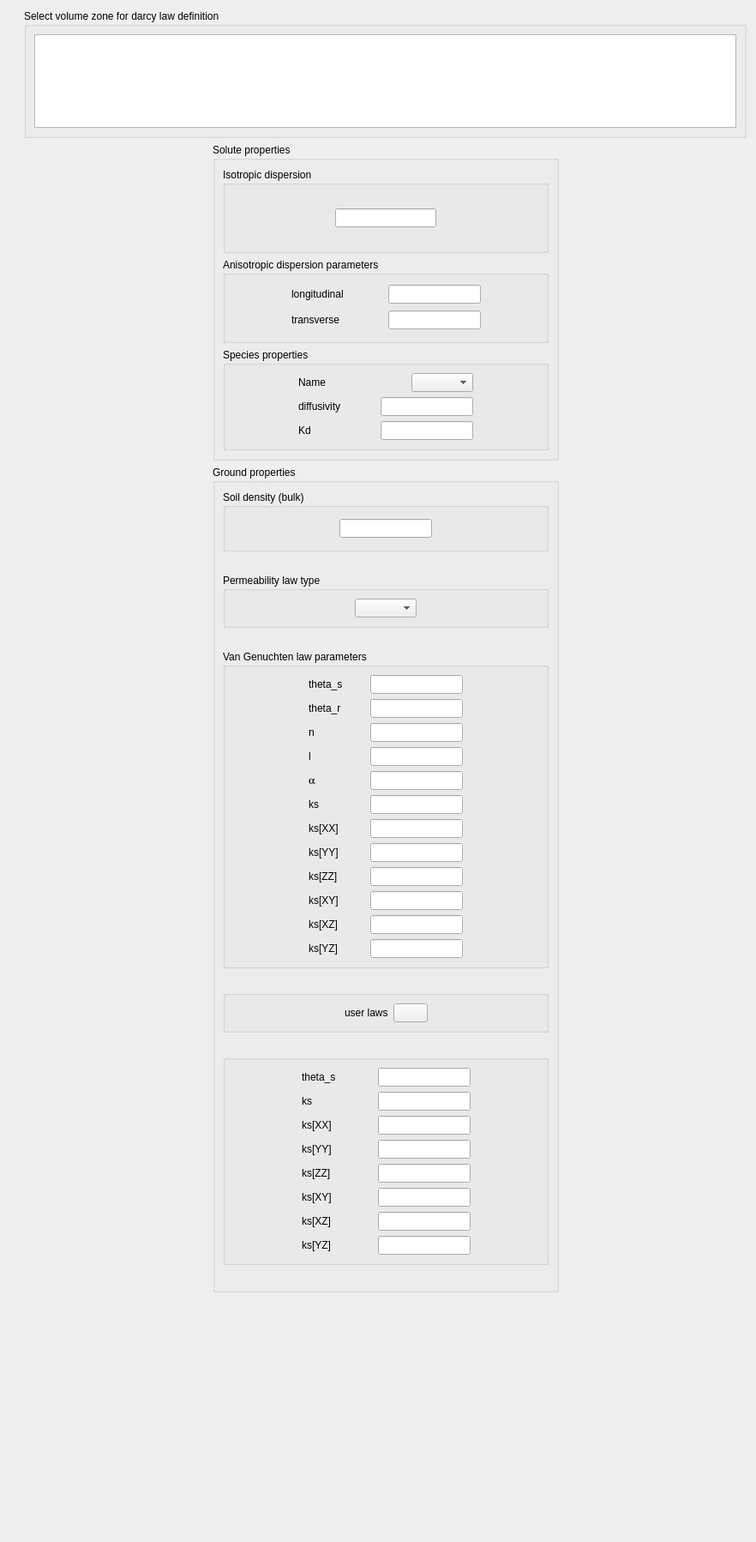
<?xml version="1.0" encoding="UTF-8"?>
<ui version="4.0">
 <class>GroundwaterLawForm</class>
 <widget class="QWidget" name="GroundwaterLawForm">
  <property name="geometry">
   <rect>
    <x>0</x>
    <y>0</y>
    <width>882</width>
    <height>1798</height>
   </rect>
  </property>
  <property name="windowTitle">
   <string>Form</string>
  </property>
  <layout class="QGridLayout" name="gridLayout_12">
   <item row="0" column="1">
    <widget class="QGroupBox" name="groupBoxZones">
     <property name="maximumSize">
      <size>
       <width>16777215</width>
       <height>150</height>
      </size>
     </property>
     <property name="title">
      <string>Select volume zone for darcy law definition</string>
     </property>
     <layout class="QGridLayout">
      <item row="0" column="0">
       <widget class="QTreeView" name="treeView">
        <property name="indentation">
         <number>0</number>
        </property>
        <property name="rootIsDecorated">
         <bool>false</bool>
        </property>
       </widget>
      </item>
     </layout>
    </widget>
   </item>
   <item row="1" column="1">
    <layout class="QHBoxLayout" name="horizontalLayout_5">
     <item>
      <spacer name="horizontalSpacer_11">
       <property name="orientation">
        <enum>Qt::Horizontal</enum>
       </property>
       <property name="sizeHint" stdset="0">
        <size>
         <width>2</width>
         <height>88</height>
        </size>
       </property>
      </spacer>
     </item>
     <item>
      <layout class="QVBoxLayout" name="verticalLayout_3">
       <item>
        <widget class="QGroupBox" name="groupBoxSoluteProperties">
         <property name="title">
          <string>Solute properties</string>
         </property>
         <layout class="QGridLayout" name="gridLayout_10">
          <item row="0" column="0">
           <layout class="QVBoxLayout" name="verticalLayout_2">
            <item>
             <widget class="QGroupBox" name="groupBoxIsotropicDispersion">
              <property name="title">
               <string>Isotropic dispersion</string>
              </property>
              <layout class="QGridLayout" name="gridLayout_8">
               <item row="0" column="0">
                <layout class="QHBoxLayout" name="horizontalLayout_2">
                 <item>
                  <spacer name="horizontalSpacer_19">
                   <property name="orientation">
                    <enum>Qt::Horizontal</enum>
                   </property>
                   <property name="sizeHint" stdset="0">
                    <size>
                     <width>46</width>
                     <height>20</height>
                    </size>
                   </property>
                  </spacer>
                 </item>
                 <item>
                  <widget class="QLineEdit" name="lineEditDispersion"/>
                 </item>
                 <item>
                  <spacer name="horizontalSpacer_20">
                   <property name="orientation">
                    <enum>Qt::Horizontal</enum>
                   </property>
                   <property name="sizeHint" stdset="0">
                    <size>
                     <width>45</width>
                     <height>58</height>
                    </size>
                   </property>
                  </spacer>
                 </item>
                </layout>
               </item>
              </layout>
             </widget>
            </item>
            <item>
             <widget class="QGroupBox" name="groupBoxAnisotropicDispersion">
              <property name="title">
               <string>Anisotropic dispersion parameters</string>
              </property>
              <layout class="QGridLayout" name="gridLayout_9">
               <item row="0" column="2">
                <spacer name="horizontalSpacer_16">
                 <property name="orientation">
                  <enum>Qt::Horizontal</enum>
                 </property>
                 <property name="sizeHint" stdset="0">
                  <size>
                   <width>45</width>
                   <height>58</height>
                  </size>
                 </property>
                </spacer>
               </item>
               <item row="0" column="0">
                <spacer name="horizontalSpacer_17">
                 <property name="orientation">
                  <enum>Qt::Horizontal</enum>
                 </property>
                 <property name="sizeHint" stdset="0">
                  <size>
                   <width>45</width>
                   <height>58</height>
                  </size>
                 </property>
                </spacer>
               </item>
               <item row="0" column="1">
                <layout class="QGridLayout" name="gridLayout_4">
                 <item row="0" column="0">
                  <widget class="QLabel" name="labelLongitudinal">
                   <property name="text">
                    <string>longitudinal</string>
                   </property>
                  </widget>
                 </item>
                 <item row="0" column="1">
                  <spacer name="horizontalSpacer_15">
                   <property name="orientation">
                    <enum>Qt::Horizontal</enum>
                   </property>
                   <property name="sizeHint" stdset="0">
                    <size>
                     <width>46</width>
                     <height>20</height>
                    </size>
                   </property>
                  </spacer>
                 </item>
                 <item row="0" column="2">
                  <widget class="QLineEdit" name="lineEditLongitudinal"/>
                 </item>
                 <item row="1" column="0">
                  <widget class="QLabel" name="labelTransverse">
                   <property name="text">
                    <string>transverse</string>
                   </property>
                  </widget>
                 </item>
                 <item row="1" column="1">
                  <spacer name="horizontalSpacer_14">
                   <property name="orientation">
                    <enum>Qt::Horizontal</enum>
                   </property>
                   <property name="sizeHint" stdset="0">
                    <size>
                     <width>46</width>
                     <height>20</height>
                    </size>
                   </property>
                  </spacer>
                 </item>
                 <item row="1" column="2">
                  <widget class="QLineEdit" name="lineEditTransverse"/>
                 </item>
                </layout>
               </item>
              </layout>
             </widget>
            </item>
            <item>
             <widget class="QGroupBox" name="groupBoxDiff">
              <property name="title">
               <string>Species properties</string>
              </property>
              <layout class="QGridLayout" name="gridLayout_5">
               <item row="0" column="0">
                <spacer>
                 <property name="orientation">
                  <enum>Qt::Horizontal</enum>
                 </property>
                 <property name="sizeHint" stdset="0">
                  <size>
                   <width>40</width>
                   <height>20</height>
                  </size>
                 </property>
                </spacer>
               </item>
               <item row="0" column="1">
                <layout class="QVBoxLayout" name="verticalLayout">
                 <item>
                  <layout class="QHBoxLayout" name="horizontalLayout_7">
                   <item>
                    <widget class="QLabel" name="label">
                     <property name="text">
                      <string>Name</string>
                     </property>
                    </widget>
                   </item>
                   <item>
                    <spacer name="horizontalSpacer_45">
                     <property name="orientation">
                      <enum>Qt::Horizontal</enum>
                     </property>
                     <property name="sizeHint" stdset="0">
                      <size>
                       <width>40</width>
                       <height>20</height>
                      </size>
                     </property>
                    </spacer>
                   </item>
                   <item>
                    <widget class="QComboBox" name="comboBoxNameDiff"/>
                   </item>
                  </layout>
                 </item>
                 <item>
                  <layout class="QHBoxLayout" name="horizontalLayout_6">
                   <item>
                    <widget class="QLabel" name="label_2">
                     <property name="text">
                      <string>diffusivity</string>
                     </property>
                    </widget>
                   </item>
                   <item>
                    <spacer name="horizontalSpacer_46">
                     <property name="orientation">
                      <enum>Qt::Horizontal</enum>
                     </property>
                     <property name="sizeHint" stdset="0">
                      <size>
                       <width>40</width>
                       <height>20</height>
                      </size>
                     </property>
                    </spacer>
                   </item>
                   <item>
                    <widget class="QLineEdit" name="lineEditDiffusivity"/>
                   </item>
                  </layout>
                 </item>
                 <item>
                  <layout class="QHBoxLayout" name="horizontalLayout_3">
                   <item>
                    <widget class="QLabel" name="label_4">
                     <property name="text">
                      <string>Kd</string>
                     </property>
                    </widget>
                   </item>
                   <item>
                    <spacer name="horizontalSpacer_47">
                     <property name="orientation">
                      <enum>Qt::Horizontal</enum>
                     </property>
                     <property name="sizeHint" stdset="0">
                      <size>
                       <width>40</width>
                       <height>20</height>
                      </size>
                     </property>
                    </spacer>
                   </item>
                   <item>
                    <widget class="QLineEdit" name="lineEditKd"/>
                   </item>
                  </layout>
                 </item>
                </layout>
               </item>
               <item row="0" column="2">
                <spacer>
                 <property name="orientation">
                  <enum>Qt::Horizontal</enum>
                 </property>
                 <property name="sizeHint" stdset="0">
                  <size>
                   <width>40</width>
                   <height>20</height>
                  </size>
                 </property>
                </spacer>
               </item>
              </layout>
             </widget>
            </item>
           </layout>
          </item>
         </layout>
        </widget>
       </item>
       <item>
        <widget class="QGroupBox" name="groupBoxGroundProperties">
         <property name="title">
          <string>Ground properties</string>
         </property>
         <layout class="QGridLayout" name="gridLayout_14">
          <item row="10" column="0">
           <spacer name="horizontalSpacer_42">
            <property name="orientation">
             <enum>Qt::Horizontal</enum>
            </property>
            <property name="sizeHint" stdset="0">
             <size>
              <width>40</width>
              <height>20</height>
             </size>
            </property>
           </spacer>
          </item>
          <item row="3" column="0">
           <spacer name="horizontalSpacer_43">
            <property name="orientation">
             <enum>Qt::Horizontal</enum>
            </property>
            <property name="sizeHint" stdset="0">
             <size>
              <width>40</width>
              <height>20</height>
             </size>
            </property>
           </spacer>
          </item>
          <item row="4" column="0">
           <widget class="QGroupBox" name="groupBoxVanGenuchten">
            <property name="title">
             <string>Van Genuchten law parameters</string>
            </property>
            <layout class="QGridLayout" name="gridLayout_11">
             <item row="0" column="0">
              <spacer name="horizontalSpacer_13">
               <property name="orientation">
                <enum>Qt::Horizontal</enum>
               </property>
               <property name="sizeHint" stdset="0">
                <size>
                 <width>25</width>
                 <height>218</height>
                </size>
               </property>
              </spacer>
             </item>
             <item row="0" column="1">
              <layout class="QGridLayout" name="gridLayout_2">
               <item row="0" column="0">
                <widget class="QLabel" name="labelThetas">
                 <property name="text">
                  <string>&lt;!DOCTYPE HTML PUBLIC &quot;-//W3C//DTD HTML 4.0//EN&quot; &quot;http://www.w3.org/TR/REC-html40/strict.dtd&quot;&gt;
&lt;html&gt;&lt;head&gt;&lt;meta name=&quot;qrichtext&quot; content=&quot;1&quot; /&gt;&lt;style type=&quot;text/css&quot;&gt;
p, li { white-space: pre-wrap; }
&lt;/style&gt;&lt;/head&gt;&lt;body style=&quot; font-family:'DejaVu Sans'; font-size:9pt; font-weight:400; font-style:normal;&quot;&gt;
&lt;p style=&quot; margin-top:12px; margin-bottom:12px; margin-left:0px; margin-right:0px; -qt-block-indent:0; text-indent:0px;&quot;&gt;theta_s&lt;/p&gt;&lt;/body&gt;&lt;/html&gt;</string>
                 </property>
                </widget>
               </item>
               <item row="0" column="1">
                <spacer name="horizontalSpacer_2">
                 <property name="orientation">
                  <enum>Qt::Horizontal</enum>
                 </property>
                 <property name="sizeHint" stdset="0">
                  <size>
                   <width>26</width>
                   <height>20</height>
                  </size>
                 </property>
                </spacer>
               </item>
               <item row="0" column="2">
                <widget class="QLineEdit" name="lineEditThetas"/>
               </item>
               <item row="1" column="0">
                <widget class="QLabel" name="labelThetar">
                 <property name="text">
                  <string>theta_r</string>
                 </property>
                </widget>
               </item>
               <item row="1" column="1">
                <spacer name="horizontalSpacer_3">
                 <property name="orientation">
                  <enum>Qt::Horizontal</enum>
                 </property>
                 <property name="sizeHint" stdset="0">
                  <size>
                   <width>26</width>
                   <height>20</height>
                  </size>
                 </property>
                </spacer>
               </item>
               <item row="1" column="2">
                <widget class="QLineEdit" name="lineEditThetar"/>
               </item>
               <item row="2" column="0">
                <widget class="QLabel" name="labeln">
                 <property name="text">
                  <string>n</string>
                 </property>
                </widget>
               </item>
               <item row="2" column="1">
                <spacer name="horizontalSpacer_8">
                 <property name="orientation">
                  <enum>Qt::Horizontal</enum>
                 </property>
                 <property name="sizeHint" stdset="0">
                  <size>
                   <width>26</width>
                   <height>20</height>
                  </size>
                 </property>
                </spacer>
               </item>
               <item row="2" column="2">
                <widget class="QLineEdit" name="lineEditN"/>
               </item>
               <item row="3" column="0">
                <widget class="QLabel" name="labelL">
                 <property name="text">
                  <string>l</string>
                 </property>
                </widget>
               </item>
               <item row="3" column="1">
                <spacer name="horizontalSpacer_9">
                 <property name="orientation">
                  <enum>Qt::Horizontal</enum>
                 </property>
                 <property name="sizeHint" stdset="0">
                  <size>
                   <width>26</width>
                   <height>20</height>
                  </size>
                 </property>
                </spacer>
               </item>
               <item row="3" column="2">
                <widget class="QLineEdit" name="lineEditL"/>
               </item>
               <item row="4" column="0">
                <widget class="QLabel" name="labelAlpha">
                 <property name="font">
                  <font>
                   <family>Standard Symbols L</family>
                  </font>
                 </property>
                 <property name="text">
                  <string>a</string>
                 </property>
                </widget>
               </item>
               <item row="4" column="1">
                <spacer name="horizontalSpacer_10">
                 <property name="orientation">
                  <enum>Qt::Horizontal</enum>
                 </property>
                 <property name="sizeHint" stdset="0">
                  <size>
                   <width>26</width>
                   <height>20</height>
                  </size>
                 </property>
                </spacer>
               </item>
               <item row="4" column="2">
                <widget class="QLineEdit" name="lineEditAlpha"/>
               </item>
               <item row="5" column="0">
                <widget class="QLabel" name="labelKs">
                 <property name="text">
                  <string>ks</string>
                 </property>
                </widget>
               </item>
               <item row="5" column="1">
                <spacer name="horizontalSpacer">
                 <property name="orientation">
                  <enum>Qt::Horizontal</enum>
                 </property>
                 <property name="sizeHint" stdset="0">
                  <size>
                   <width>26</width>
                   <height>20</height>
                  </size>
                 </property>
                </spacer>
               </item>
               <item row="5" column="2">
                <widget class="QLineEdit" name="lineEditKs"/>
               </item>
               <item row="6" column="0">
                <widget class="QLabel" name="labelKsXX">
                 <property name="text">
                  <string>ks[XX]</string>
                 </property>
                </widget>
               </item>
               <item row="6" column="1">
                <spacer name="horizontalSpacer_32">
                 <property name="orientation">
                  <enum>Qt::Horizontal</enum>
                 </property>
                 <property name="sizeHint" stdset="0">
                  <size>
                   <width>18</width>
                   <height>20</height>
                  </size>
                 </property>
                </spacer>
               </item>
               <item row="6" column="2">
                <widget class="QLineEdit" name="lineEditKsXX"/>
               </item>
               <item row="7" column="0">
                <widget class="QLabel" name="labelKsYY">
                 <property name="text">
                  <string>ks[YY]</string>
                 </property>
                </widget>
               </item>
               <item row="7" column="1">
                <spacer name="horizontalSpacer_33">
                 <property name="orientation">
                  <enum>Qt::Horizontal</enum>
                 </property>
                 <property name="sizeHint" stdset="0">
                  <size>
                   <width>18</width>
                   <height>20</height>
                  </size>
                 </property>
                </spacer>
               </item>
               <item row="7" column="2">
                <widget class="QLineEdit" name="lineEditKsYY"/>
               </item>
               <item row="8" column="0">
                <widget class="QLabel" name="labelKsZZ">
                 <property name="text">
                  <string>ks[ZZ]</string>
                 </property>
                </widget>
               </item>
               <item row="8" column="1">
                <spacer name="horizontalSpacer_34">
                 <property name="orientation">
                  <enum>Qt::Horizontal</enum>
                 </property>
                 <property name="sizeHint" stdset="0">
                  <size>
                   <width>26</width>
                   <height>20</height>
                  </size>
                 </property>
                </spacer>
               </item>
               <item row="8" column="2">
                <widget class="QLineEdit" name="lineEditKsZZ"/>
               </item>
               <item row="9" column="0">
                <widget class="QLabel" name="labelKsXY">
                 <property name="text">
                  <string>ks[XY]</string>
                 </property>
                </widget>
               </item>
               <item row="9" column="1">
                <spacer name="horizontalSpacer_35">
                 <property name="orientation">
                  <enum>Qt::Horizontal</enum>
                 </property>
                 <property name="sizeHint" stdset="0">
                  <size>
                   <width>26</width>
                   <height>20</height>
                  </size>
                 </property>
                </spacer>
               </item>
               <item row="9" column="2">
                <widget class="QLineEdit" name="lineEditKsXY"/>
               </item>
               <item row="10" column="0">
                <widget class="QLabel" name="labelKsXZ">
                 <property name="text">
                  <string>ks[XZ]</string>
                 </property>
                </widget>
               </item>
               <item row="10" column="1">
                <spacer name="horizontalSpacer_36">
                 <property name="orientation">
                  <enum>Qt::Horizontal</enum>
                 </property>
                 <property name="sizeHint" stdset="0">
                  <size>
                   <width>26</width>
                   <height>20</height>
                  </size>
                 </property>
                </spacer>
               </item>
               <item row="10" column="2">
                <widget class="QLineEdit" name="lineEditKsXZ"/>
               </item>
               <item row="11" column="0">
                <widget class="QLabel" name="labelKsYZ">
                 <property name="text">
                  <string>ks[YZ]</string>
                 </property>
                </widget>
               </item>
               <item row="11" column="1">
                <spacer name="horizontalSpacer_37">
                 <property name="orientation">
                  <enum>Qt::Horizontal</enum>
                 </property>
                 <property name="sizeHint" stdset="0">
                  <size>
                   <width>26</width>
                   <height>20</height>
                  </size>
                 </property>
                </spacer>
               </item>
               <item row="11" column="2">
                <widget class="QLineEdit" name="lineEditKsYZ"/>
               </item>
              </layout>
             </item>
             <item row="0" column="2">
              <spacer name="horizontalSpacer_12">
               <property name="orientation">
                <enum>Qt::Horizontal</enum>
               </property>
               <property name="sizeHint" stdset="0">
                <size>
                 <width>25</width>
                 <height>218</height>
                </size>
               </property>
              </spacer>
             </item>
            </layout>
           </widget>
          </item>
          <item row="5" column="0">
           <spacer name="horizontalSpacer_39">
            <property name="orientation">
             <enum>Qt::Horizontal</enum>
            </property>
            <property name="sizeHint" stdset="0">
             <size>
              <width>54</width>
              <height>20</height>
             </size>
            </property>
           </spacer>
          </item>
          <item row="9" column="0">
           <widget class="QGroupBox" name="groupBoxSaturated">
            <property name="title">
             <string/>
            </property>
            <layout class="QGridLayout" name="gridLayout_7">
             <item row="0" column="0">
              <spacer name="horizontalSpacer_23">
               <property name="orientation">
                <enum>Qt::Horizontal</enum>
               </property>
               <property name="sizeHint" stdset="0">
                <size>
                 <width>15</width>
                 <height>48</height>
                </size>
               </property>
              </spacer>
             </item>
             <item row="0" column="1">
              <layout class="QGridLayout" name="gridLayout_6">
               <item row="0" column="0" colspan="2">
                <widget class="QLabel" name="label_3">
                 <property name="text">
                  <string>theta_s</string>
                 </property>
                </widget>
               </item>
               <item row="0" column="2">
                <spacer name="horizontalSpacer_22">
                 <property name="orientation">
                  <enum>Qt::Horizontal</enum>
                 </property>
                 <property name="sizeHint" stdset="0">
                  <size>
                   <width>36</width>
                   <height>20</height>
                  </size>
                 </property>
                </spacer>
               </item>
               <item row="0" column="3">
                <widget class="QLineEdit" name="lineEditThetasSaturated"/>
               </item>
               <item row="1" column="0">
                <widget class="QLabel" name="labelKsSaturated">
                 <property name="text">
                  <string>ks</string>
                 </property>
                </widget>
               </item>
               <item row="1" column="1" colspan="2">
                <spacer name="horizontalSpacer_21">
                 <property name="orientation">
                  <enum>Qt::Horizontal</enum>
                 </property>
                 <property name="sizeHint" stdset="0">
                  <size>
                   <width>36</width>
                   <height>20</height>
                  </size>
                 </property>
                </spacer>
               </item>
               <item row="1" column="3">
                <widget class="QLineEdit" name="lineEditKsSaturated"/>
               </item>
               <item row="2" column="0">
                <widget class="QLabel" name="labelKsSaturatedXX">
                 <property name="text">
                  <string>ks[XX]</string>
                 </property>
                </widget>
               </item>
               <item row="2" column="1" colspan="2">
                <spacer name="horizontalSpacer_26">
                 <property name="orientation">
                  <enum>Qt::Horizontal</enum>
                 </property>
                 <property name="sizeHint" stdset="0">
                  <size>
                   <width>36</width>
                   <height>20</height>
                  </size>
                 </property>
                </spacer>
               </item>
               <item row="2" column="3">
                <widget class="QLineEdit" name="lineEditKsSaturatedXX"/>
               </item>
               <item row="3" column="0">
                <widget class="QLabel" name="labelKsSaturatedYY">
                 <property name="text">
                  <string>ks[YY]</string>
                 </property>
                </widget>
               </item>
               <item row="3" column="1" colspan="2">
                <spacer name="horizontalSpacer_27">
                 <property name="orientation">
                  <enum>Qt::Horizontal</enum>
                 </property>
                 <property name="sizeHint" stdset="0">
                  <size>
                   <width>36</width>
                   <height>20</height>
                  </size>
                 </property>
                </spacer>
               </item>
               <item row="3" column="3">
                <widget class="QLineEdit" name="lineEditKsSaturatedYY"/>
               </item>
               <item row="4" column="0">
                <widget class="QLabel" name="labelKsSaturatedZZ">
                 <property name="text">
                  <string>ks[ZZ]</string>
                 </property>
                </widget>
               </item>
               <item row="4" column="1" colspan="2">
                <spacer name="horizontalSpacer_28">
                 <property name="orientation">
                  <enum>Qt::Horizontal</enum>
                 </property>
                 <property name="sizeHint" stdset="0">
                  <size>
                   <width>36</width>
                   <height>20</height>
                  </size>
                 </property>
                </spacer>
               </item>
               <item row="4" column="3">
                <widget class="QLineEdit" name="lineEditKsSaturatedZZ"/>
               </item>
               <item row="5" column="0">
                <widget class="QLabel" name="labelKsSaturatedXY">
                 <property name="text">
                  <string>ks[XY]</string>
                 </property>
                </widget>
               </item>
               <item row="5" column="1" colspan="2">
                <spacer name="horizontalSpacer_29">
                 <property name="orientation">
                  <enum>Qt::Horizontal</enum>
                 </property>
                 <property name="sizeHint" stdset="0">
                  <size>
                   <width>36</width>
                   <height>20</height>
                  </size>
                 </property>
                </spacer>
               </item>
               <item row="5" column="3">
                <widget class="QLineEdit" name="lineEditKsSaturatedXY"/>
               </item>
               <item row="6" column="0">
                <widget class="QLabel" name="labelKsSaturatedXZ">
                 <property name="text">
                  <string>ks[XZ]</string>
                 </property>
                </widget>
               </item>
               <item row="6" column="1" colspan="2">
                <spacer name="horizontalSpacer_30">
                 <property name="orientation">
                  <enum>Qt::Horizontal</enum>
                 </property>
                 <property name="sizeHint" stdset="0">
                  <size>
                   <width>36</width>
                   <height>20</height>
                  </size>
                 </property>
                </spacer>
               </item>
               <item row="6" column="3">
                <widget class="QLineEdit" name="lineEditKsSaturatedXZ"/>
               </item>
               <item row="7" column="0">
                <widget class="QLabel" name="labelKsSaturatedYZ">
                 <property name="text">
                  <string>ks[YZ]</string>
                 </property>
                </widget>
               </item>
               <item row="7" column="1" colspan="2">
                <spacer name="horizontalSpacer_31">
                 <property name="orientation">
                  <enum>Qt::Horizontal</enum>
                 </property>
                 <property name="sizeHint" stdset="0">
                  <size>
                   <width>36</width>
                   <height>20</height>
                  </size>
                 </property>
                </spacer>
               </item>
               <item row="7" column="3">
                <widget class="QLineEdit" name="lineEditKsSaturatedYZ"/>
               </item>
              </layout>
             </item>
             <item row="0" column="2">
              <spacer name="horizontalSpacer_24">
               <property name="orientation">
                <enum>Qt::Horizontal</enum>
               </property>
               <property name="sizeHint" stdset="0">
                <size>
                 <width>15</width>
                 <height>48</height>
                </size>
               </property>
              </spacer>
             </item>
            </layout>
           </widget>
          </item>
          <item row="7" column="0">
           <widget class="QGroupBox" name="groupBoxUser">
            <property name="title">
             <string/>
            </property>
            <layout class="QGridLayout" name="gridLayout">
             <item row="0" column="0">
              <layout class="QHBoxLayout" name="horizontalLayout">
               <item>
                <spacer name="horizontalSpacer_4">
                 <property name="orientation">
                  <enum>Qt::Horizontal</enum>
                 </property>
                 <property name="sizeHint" stdset="0">
                  <size>
                   <width>1</width>
                   <height>18</height>
                  </size>
                 </property>
                </spacer>
               </item>
               <item>
                <widget class="QLabel" name="label_5">
                 <property name="text">
                  <string>user laws</string>
                 </property>
                </widget>
               </item>
               <item>
                <widget class="QPushButton" name="pushButtonUserLaw">
                 <property name="text">
                  <string/>
                 </property>
                 <property name="icon">
                  <iconset resource="resources_pages.qrc">
                   <normaloff>:/new/prefix1/icons/22x22/edit-find-replace.png</normaloff>:/new/prefix1/icons/22x22/edit-find-replace.png</iconset>
                 </property>
                 <property name="iconSize">
                  <size>
                   <width>22</width>
                   <height>22</height>
                  </size>
                 </property>
                </widget>
               </item>
               <item>
                <spacer name="horizontalSpacer_6">
                 <property name="orientation">
                  <enum>Qt::Horizontal</enum>
                 </property>
                 <property name="sizeHint" stdset="0">
                  <size>
                   <width>6</width>
                   <height>13</height>
                  </size>
                 </property>
                </spacer>
               </item>
              </layout>
             </item>
            </layout>
           </widget>
          </item>
          <item row="8" column="0">
           <spacer name="horizontalSpacer_38">
            <property name="orientation">
             <enum>Qt::Horizontal</enum>
            </property>
            <property name="sizeHint" stdset="0">
             <size>
              <width>53</width>
              <height>20</height>
             </size>
            </property>
           </spacer>
          </item>
          <item row="2" column="0">
           <widget class="QGroupBox" name="groupBoxType">
            <property name="title">
             <string>Permeability law type</string>
            </property>
            <layout class="QGridLayout" name="gridLayout_3">
             <item row="0" column="0">
              <layout class="QHBoxLayout" name="horizontalLayout_4">
               <item>
                <spacer name="horizontalSpacer_5">
                 <property name="orientation">
                  <enum>Qt::Horizontal</enum>
                 </property>
                 <property name="sizeHint" stdset="0">
                  <size>
                   <width>13</width>
                   <height>20</height>
                  </size>
                 </property>
                </spacer>
               </item>
               <item>
                <widget class="QComboBox" name="comboBoxType"/>
               </item>
               <item>
                <spacer name="horizontalSpacer_7">
                 <property name="orientation">
                  <enum>Qt::Horizontal</enum>
                 </property>
                 <property name="sizeHint" stdset="0">
                  <size>
                   <width>17</width>
                   <height>20</height>
                  </size>
                 </property>
                </spacer>
               </item>
              </layout>
             </item>
            </layout>
           </widget>
          </item>
          <item row="0" column="0">
           <widget class="QGroupBox" name="groupBoxSoilDensity">
            <property name="title">
             <string>Soil density (bulk)</string>
            </property>
            <layout class="QGridLayout" name="gridLayout_13">
             <item row="0" column="1">
              <widget class="QLineEdit" name="lineEditSoilDensity"/>
             </item>
             <item row="0" column="0">
              <spacer name="horizontalSpacer_40">
               <property name="orientation">
                <enum>Qt::Horizontal</enum>
               </property>
               <property name="sizeHint" stdset="0">
                <size>
                 <width>124</width>
                 <height>20</height>
                </size>
               </property>
              </spacer>
             </item>
             <item row="0" column="2">
              <spacer name="horizontalSpacer_41">
               <property name="orientation">
                <enum>Qt::Horizontal</enum>
               </property>
               <property name="sizeHint" stdset="0">
                <size>
                 <width>124</width>
                 <height>30</height>
                </size>
               </property>
              </spacer>
             </item>
            </layout>
           </widget>
          </item>
          <item row="1" column="0">
           <spacer name="horizontalSpacer_44">
            <property name="orientation">
             <enum>Qt::Horizontal</enum>
            </property>
            <property name="sizeHint" stdset="0">
             <size>
              <width>40</width>
              <height>20</height>
             </size>
            </property>
           </spacer>
          </item>
         </layout>
        </widget>
       </item>
      </layout>
     </item>
     <item>
      <spacer name="horizontalSpacer_25">
       <property name="orientation">
        <enum>Qt::Horizontal</enum>
       </property>
       <property name="sizeHint" stdset="0">
        <size>
         <width>2</width>
         <height>20</height>
        </size>
       </property>
      </spacer>
     </item>
    </layout>
   </item>
   <item row="2" column="0">
    <spacer name="spacer">
     <property name="orientation">
      <enum>Qt::Vertical</enum>
     </property>
     <property name="sizeHint" stdset="0">
      <size>
       <width>17</width>
       <height>152</height>
      </size>
     </property>
    </spacer>
   </item>
  </layout>
 </widget>
 <resources>
  <include location="resources_pages.qrc"/>
 </resources>
 <connections/>
</ui>
